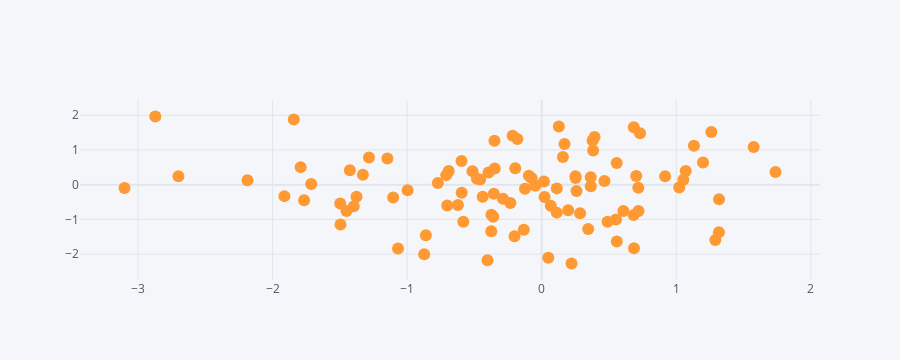

Source (notebook cell):
### Code cell
# Crea un gráfico de dispersión con marcadores
dataframe.iplot(kind='scatter', x='a', y='b', mode='markers')
